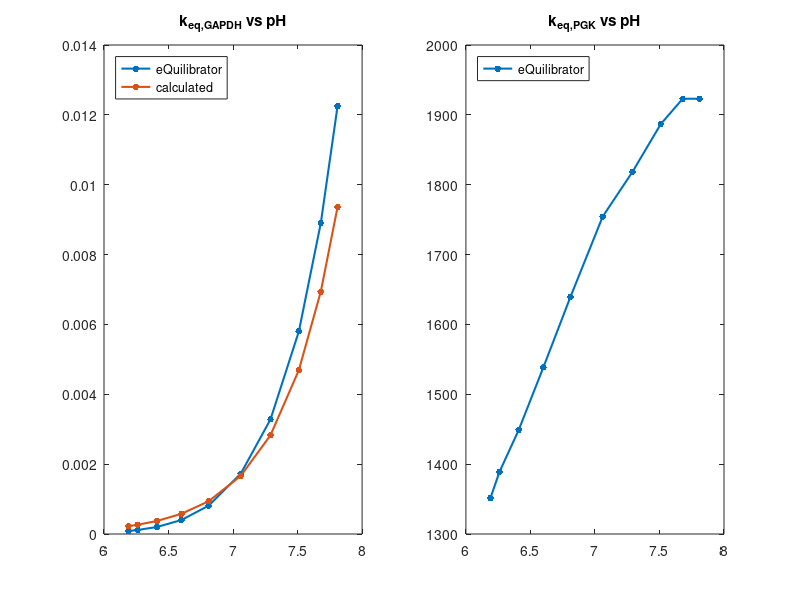

Write the MATLAB code that produced this figure.
% % FIG01_KEQVALUES
% In this figure the pH-dependent keq for gapdh and pgk are calculated and 
% displayed.

% pH values
pH_vals =   [6.1900;
            6.2600;
            6.4100;
            6.6000;
            6.8100;
            7.0600;
            7.2900;
            7.5100;
            7.6800;   
            7.8100];
% keq.gapdh.reference
keq_gapdh_ref = 0.029 * 0.05; %@pH=7, added 50 mM PHOS
% keq.gapdh.calculated
keq_gapdh = keq_gapdh_ref .* 10 .^ (-7+pH_vals);
% keq.gapdh.equilibrator
eQvals =    [1.7E-3;
            2.3E-3;
            4.0E-3;
            8.0E-3;
            1.62E-2;
            3.46E-2;
            6.56E-2;
            1.16E-1;
            1.78E-1;
            2.45E-1];
keq_gapdh_eQ = 0.05 * (eQvals);

% keq.pgk.eQuilibrator (forward reaction). Obtained in eQuilibrator
keq_pgk = [1/(7.4E-4); 1/(7.2E-4); 1/(6.9E-4); 1/(6.5E-4); 1/(6.1E-4); 1/(5.7E-4); 1/(5.5E-4); 1/(5.3E-4); 1/(5.2E-4); 1/(5.2E-4)];

figure(1)
% keq_gapdh
subplot(1,2,1)
plot(pH_vals,keq_gapdh_eQ,'.-','LineWidth',1.5,'MarkerSize',15)
hold on
plot(pH_vals,keq_gapdh,'.-','LineWidth',1.5,'MarkerSize',15)
legend('eQuilibrator','calculated','Location','northwest')
title('k_{eq,GAPDH} vs pH')
% keq_pgk
subplot(1,2,2)
plot(pH_vals,keq_pgk,'.-','LineWidth',1.5,'MarkerSize',15)
legend('eQuilibrator','Location','northwest')
title('k_{eq,PGK} vs pH')
